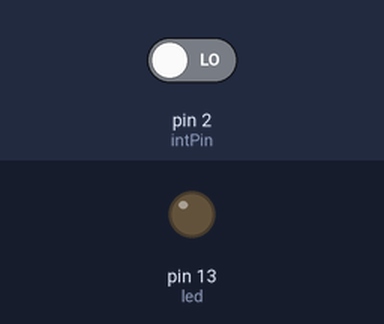
The sketch below on a simulated Arduino Uno, built with avr-gcc and run on an emulated ATmega328P. Shown: output pins drawn as LEDs (lit = HIGH). Dashed ring = blinking. The inputs (shaded band) are chosen by the test bench; at power-on: pin 2 (intPin) LOW.

Above: at 1.2 s.
1.3 s: pin 2 (intPin) driven HIGH
At 1.7 s:
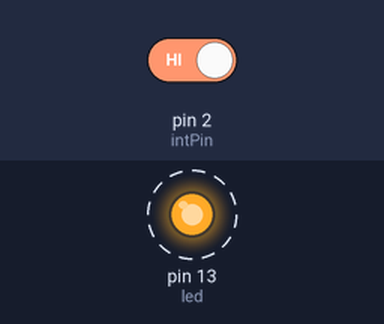
Timing chart, 0 to 10.3 s (numbered marks = the images above; inputs shaded):
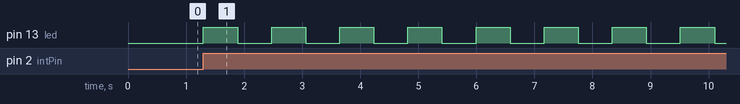

The sketch:

Ejercicio8.ino
```cpp
int led = 13;
int intPin = 2;
volatile int flag = 0;
volatile int i;

void setup() {
  Serial.begin(9600);
  pinMode(led,OUTPUT);
  pinMode(intPin, INPUT);
  attachInterrupt(digitalPinToInterrupt(intPin), alerta, RISING);
}

void loop() {

  delay(100);

}

void alerta(){
    if(flag == 0){
      for(i=0;i<10;i++){
            digitalWrite(LED_BUILTIN, HIGH);   // turn the LED on (HIGH is the voltage level)
            delay(125000);                       // wait for a second
            digitalWrite(LED_BUILTIN, LOW);    // turn the LED off by making the voltage LOW
            delay(125000);
      }
      flag = 1;
    }
    else
      digitalWrite(LED_BUILTIN, HIGH);   // turn the LED on (HIGH is the voltage level)
}
```

Measured:
- after the input at 1.3 s, pin 13 (led): alternates HIGH for 0.59 s and LOW for 0.59 s, starting at once
